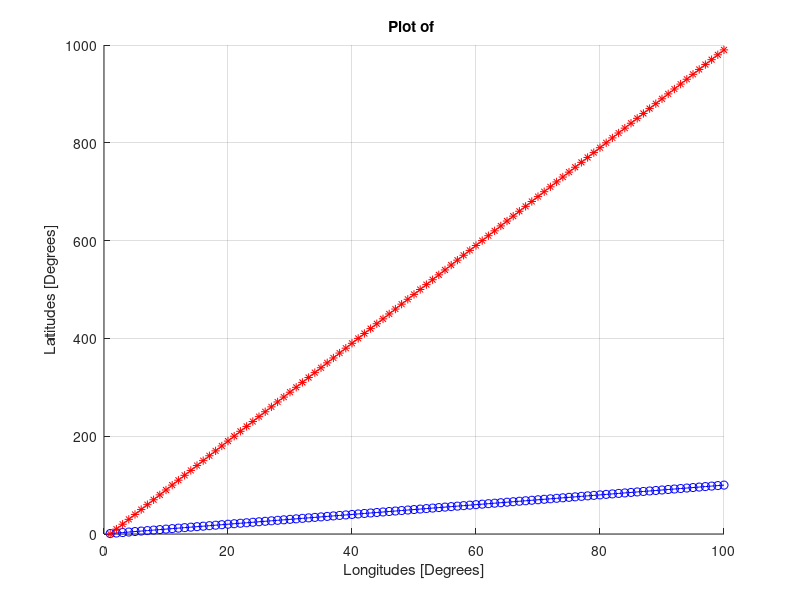

This figure's MATLAB source:
%% TestPlot_1

Data1=[1:100]';

Data2=[0:10:990]';

Data3=[1:100]';

    %axes(handles.G1);
    figure(1);
    grid on
    hold on 
    title(['Plot of ']);
    xlabel(['Longitudes [Degrees]']);
    ylabel(['Latitudes [Degrees]']);
    %Plots NETCDF Variables
    plot(Data3,Data1,'-ob'); 
    plot(Data3,Data2,'-*r');
    hold off;  